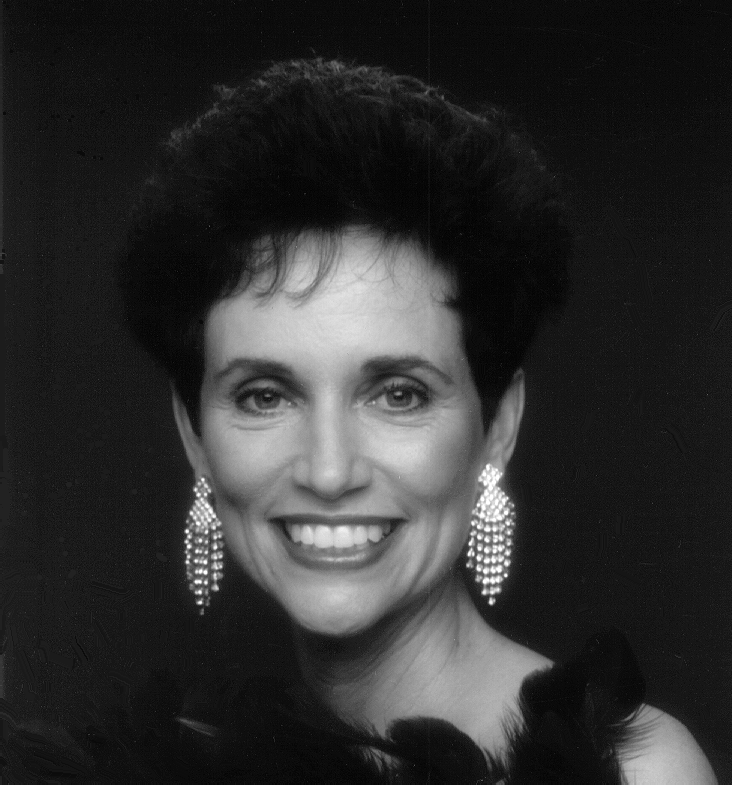
#> input picture images/woman.tif, 732 x 785 px, found by its file name
$ python main.py
#> lines starting #> are read from the running program, lines starting #| are printed output that depends on the picture; after the words box and inside, x2 and y2 are one past the last pixel; in counts of white or black regions, pixels touching at a corner belong together
### src/image_processor.py
import os
import numpy as np
import cv2
import matplotlib.pyplot as plt
from mpl_toolkits.mplot3d import Axes3D

class ImageProcessor:
    def __init__(self, image_path):
#> called with image_path = './images/woman.tif'
        self.image = cv2.imread(image_path, cv2.IMREAD_GRAYSCALE)
#> self.image is the input picture: shape (785, 732); min 0, max 255, mean 46.4
        if self.image is None:
            raise FileNotFoundError(f"Image not found at path: {image_path}")
        if len(self.image.shape) != 2:
            raise ValueError("Image should be grayscale.")
        print(f"Image loaded with shape: {self.image.shape}")
#| Image loaded with shape: (785, 732)

        self.image_fft = np.fft.fft2(self.image)
        self.image_fft_shifted = np.fft.fftshift(self.image_fft)
        self.rows, self.cols = self.image.shape
#> self.rows = 785; self.cols = 732

    def butterworth_filter(self, cutoff, order, filter_type='low'):
#> called with cutoff = 30, order = 2, filter_type = 'low'
        P, Q = self.image.shape
#> P = 785; Q = 732
        u = np.arange(P) - P / 2
#> u = 785 values from -392.5 to 391.5
        v = np.arange(Q) - Q / 2
#> v = 732 values from -366 to 365
        U, V = np.meshgrid(v, u)
        D = np.sqrt(U ** 2 + V ** 2)
        if filter_type == 'low':
            H = 1 / (1 + (D / cutoff) ** (2 * order))
        elif filter_type == 'high':
            H = 1 / (1 + (cutoff / D) ** (2 * order))
        else:
            raise ValueError("Filter type must be 'low' or 'high'")

        # Center the filter
        H = np.fft.fftshift(H)
        return H

    def apply_filter(self, filter_type, cutoff, order):
        H = self.butterworth_filter(cutoff, order, filter_type)
        # Resize filter to match image dimensions
        H_padded = np.zeros_like(self.image, dtype=np.float64)
        H_padded[:H.shape[0], :H.shape[1]] = H
        fshift_filtered = self.image_fft_shifted * H_padded
        f_filtered = np.fft.ifftshift(fshift_filtered)
        img_filtered = np.fft.ifft2(f_filtered)
        img_filtered = np.abs(img_filtered)
        self.plot_filter(H_padded, f'{filter_type.capitalize()} Filter', 'generated_images')
        return img_filtered, H_padded

    def high_emphasis_filter(self, a, b, cutoff, order, filter_type, show=False):
        HHP = self.butterworth_filter(cutoff, order, filter_type)
        # Resize filter to match image dimensions
        HHP_padded = np.zeros_like(self.image, dtype=np.float64)
        HHP_padded[:HHP.shape[0], :HHP.shape[1]] = HHP
        HHFE = a + b * HHP_padded
        if show:
            self.plot_filter(HHFE, 'High-Emphasis Filter', 'generated_images')
        return HHFE

    def plot_filter(self, H, title, save_dir):
#> called with title = 'Low Filter', save_dir = 'generated_images'
        plt.figure()
        plt.imshow(H, cmap='gray')
        plt.title(f'2D Visualization of {title}')
        plt.savefig(os.path.join(save_dir, f'{title}_2d.png'))  # Save as PNG
        plt.close()

        fig = plt.figure()
        ax = fig.add_subplot(111, projection='3d')
        X = np.arange(H.shape[0])
#> X = 785 values from 0 to 784
        Y = np.arange(H.shape[1])
#> Y = 732 values from 0 to 731
        X, Y = np.meshgrid(Y, X)
        ax.plot_surface(X, Y, H, cmap='viridis')
        plt.title(f'3D Visualization of {title}')
        plt.savefig(os.path.join(save_dir, f'{title}_3d.png'))  # Save as PNG
        plt.close()

    def save_image(self, img, filename, save_dir):
#> called with filename = 'lowpass_filtered_image.tif', save_dir = 'generated_images'
        img_uint8 = np.uint8(img)  # Convert to uint8 for saving
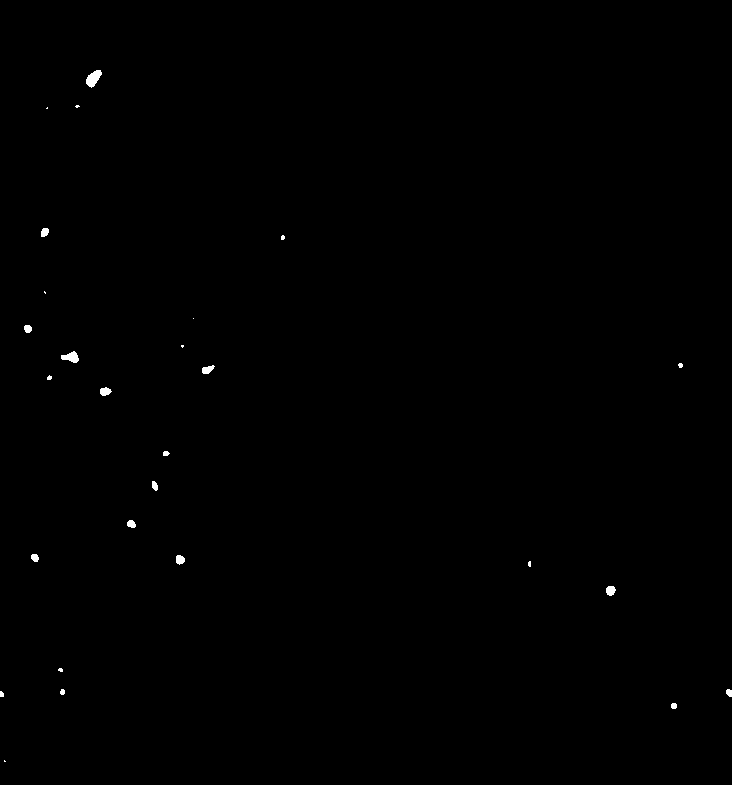
#> img_uint8: shape (785, 732); values 0 (black) and 1 (white), 0.2% white; 27 white regions (10 under 20 px), largest, box (x1, y1, x2, y2) and area: (86, 70, 102, 88) 172, (61, 351, 79, 363) 132, (606, 586, 616, 596) 78
        cv2.imwrite(os.path.join(save_dir, filename), img_uint8)

    def plot_results(self, img_lowpass, img_highpass, H_lowpass, H_highpass, save_dir):
#> called with save_dir = 'generated_images'
        plt.figure(figsize=(12, 6))
        plt.subplot(131), plt.imshow(self.image, cmap='gray'), plt.title('Original Image')
        plt.subplot(132), plt.imshow(img_lowpass, cmap='gray'), plt.title('Lowpass Filtered Image')
        plt.subplot(133), plt.imshow(img_highpass, cmap='gray'), plt.title('Highpass Filtered Image')
        plt.savefig(os.path.join(save_dir, 'filter_results.png'))  # Save as PNG
        plt.close()

        plt.figure(figsize=(12, 6))
        plt.subplot(121), plt.imshow(H_lowpass, cmap='gray'), plt.title('2D Lowpass Filter')
        plt.subplot(122), plt.imshow(H_highpass, cmap='gray'), plt.title('2D Highpass Filter')
        plt.savefig(os.path.join(save_dir, 'filter_2d.png'))  # Save as PNG
        plt.close()

        fig = plt.figure(figsize=(12, 6))
        ax = fig.add_subplot(121, projection='3d')
        X = np.arange(H_lowpass.shape[0])
        Y = np.arange(H_lowpass.shape[1])
        X, Y = np.meshgrid(Y, X)
        ax.plot_surface(X, Y, H_lowpass, cmap='viridis')
        plt.title('3D Lowpass Filter')
        ax = fig.add_subplot(122, projection='3d')
        ax.plot_surface(X, Y, H_highpass, cmap='viridis')
        plt.title('3D Highpass Filter')
        plt.savefig(os.path.join(save_dir, 'filter_3d.png'))  # Save as PNG
        plt.close()

    def histogram_equalization(self, image):
        equalized_image = cv2.equalizeHist(image.astype(np.uint8))
        return equalized_image

    def plot_histogram_equalization(self, original_image, equalized_image, save_dir):
        plt.figure(figsize=(12, 6))
        plt.subplot(121), plt.imshow(original_image, cmap='gray'), plt.title('Original Image')
        plt.subplot(122), plt.imshow(equalized_image, cmap='gray'), plt.title('Equalized Image')
        plt.savefig(os.path.join(save_dir, 'histogram_equalization.png'))  # Save as PNG
        plt.close()

### src/main.py
import os
import numpy as np
import cv2
import matplotlib.pyplot as plt
from image_processor import ImageProcessor
from constants import IMAGE_XRAY, IMAGE_WOMAN

if __name__ == '__main__':
    try:
        # Create the directory for saving images
        save_dir = 'generated_images'
        os.makedirs(save_dir, exist_ok=True)

        # Part (a): Apply Butterworth filters and plot results
        processor_woman = ImageProcessor(IMAGE_WOMAN)
        img_lowpass, H_lowpass = processor_woman.apply_filter('low', cutoff=30, order=2)
        img_highpass, H_highpass = processor_woman.apply_filter('high', cutoff=30, order=2)

        # Save images
        processor_woman.save_image(img_lowpass, 'lowpass_filtered_image.tif', save_dir)
        processor_woman.save_image(img_highpass, 'highpass_filtered_image.tif', save_dir)

        processor_woman.plot_results(img_lowpass, img_highpass, H_lowpass, H_highpass, save_dir)

        # Part (b): Create and plot high-emphasis filter
        a = 0.5
        b = 1.5
        HHFE = processor_woman.high_emphasis_filter(a, b, cutoff=30, order=2, filter_type='high', show=True)

        # Save high-emphasis filter
        processor_woman.save_image(HHFE, 'high_emphasis_filter.tif', save_dir)
#> call 3 of save_image, with filename = 'high_emphasis_filter.tif', save_dir = 'generated_images'
#> in save_image (call 3), `cv2.imwrite(os.path.join(save_dir, filename), img_uint8)`:
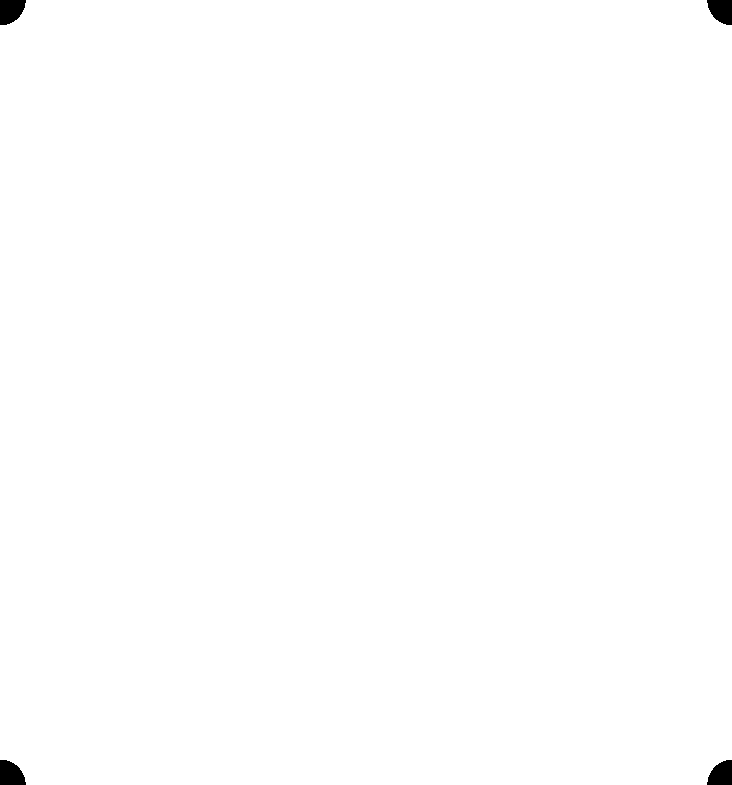
#> saved as high_emphasis_filter.tif: shape (785, 732); values 0 (black) and 1 (white), 99.7% white; 4 black regions, box (x1, y1, x2, y2) and area: (0, 0, 26, 25) 514, (0, 760, 26, 785) 514, (707, 0, 732, 25) 489, (707, 760, 732, 785) 489

        # Part (c): Test high-emphasis filter with chestXray.tif
        processor_xray = ImageProcessor(IMAGE_XRAY)
#> call 2 of __init__, with image_path = './images/chestXray.tif'
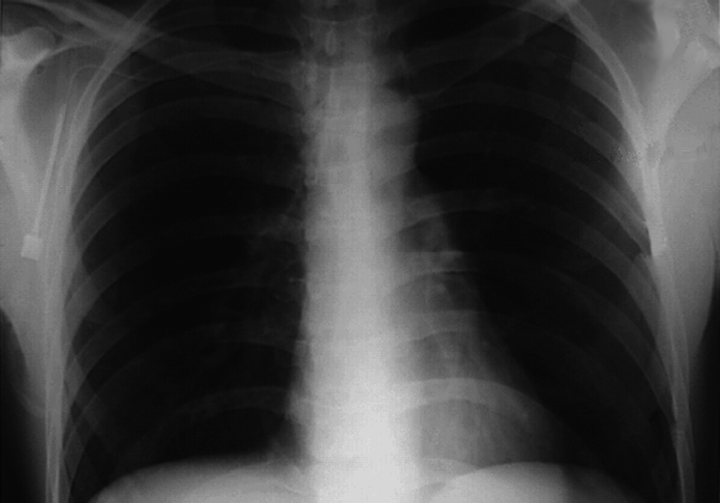
#> input picture images/chestXray.tif, 720 x 503 px, found by its file name
#> in __init__, self.image is the input picture: shape (503, 720); min 3, max 222, mean 59.9
#| Image loaded with shape: (503, 720)
        HHFE = processor_xray.high_emphasis_filter(a, b, cutoff=30, order=2, filter_type='high', show=True)
#> call 2 of high_emphasis_filter, with a = 0.5, b = 1.5, cutoff = 30, order = 2, filter_type = 'high', show = True
#> in high_emphasis_filter (call 2), `HHP_padded[:HHP.shape[0], :HHP.shape[1]] = HHP`:
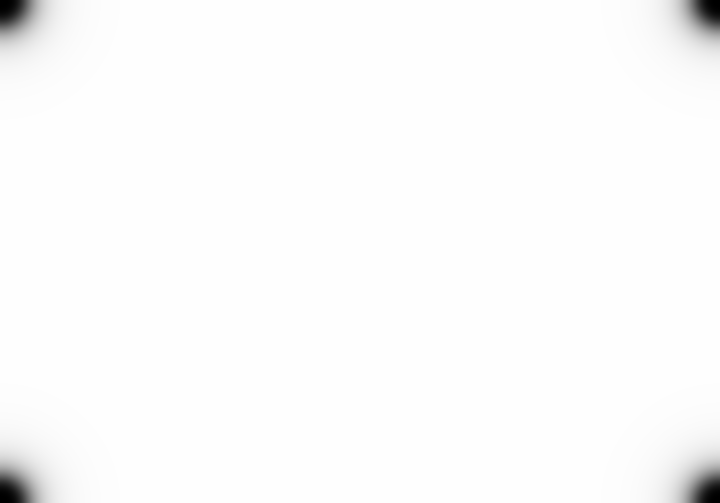
#> HHP_padded: shape (503, 720) float64; min 7.72e-08, max 1, mean 0.988
#> call 4 of plot_filter, with title = 'High-Emphasis Filter', save_dir = 'generated_images'
#> in plot_filter (call 4), `ax.plot_surface(X, Y, H, cmap='viridis')`:
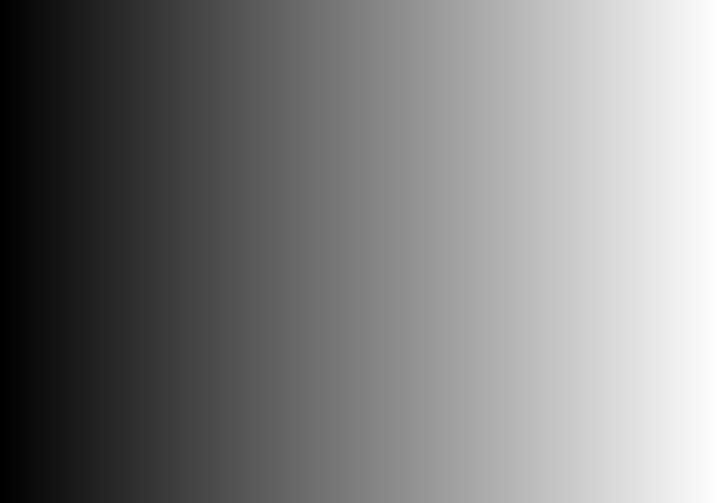
#> X: shape (503, 720) int64; min 0, max 719, mean 359.5; drawn with min black and max white

        # Spectrum before and after filtering
        plt.figure()
        plt.subplot(121), plt.imshow(np.log(1 + np.abs(processor_xray.image_fft_shifted)), cmap='gray'), plt.title('Original Spectrum')
        fshift_filtered = processor_xray.image_fft_shifted * HHFE
        plt.subplot(122), plt.imshow(np.log(1 + np.abs(fshift_filtered)), cmap='gray'), plt.title('Filtered Spectrum')
        plt.savefig(os.path.join(save_dir, 'spectrum_comparison.png'))  # Save as PNG
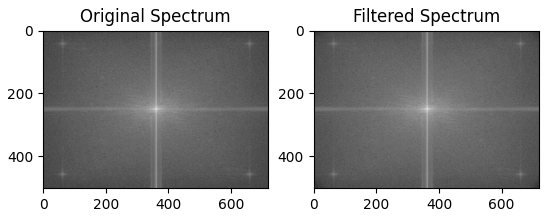
#> figure drawn by matplotlib, 2 panels
        plt.close()

        # Apply high-emphasis filter
        img_filtered = np.fft.ifft2(np.fft.ifftshift(fshift_filtered))
        img_filtered = np.abs(img_filtered)
#> img_filtered: shape (503, 720) float64

        # Histogram equalization
        img_equalized = processor_xray.histogram_equalization(img_filtered)
#> in histogram_equalization, `equalized_image = cv2.equalizeHist(image.astype(np.uint8))`:
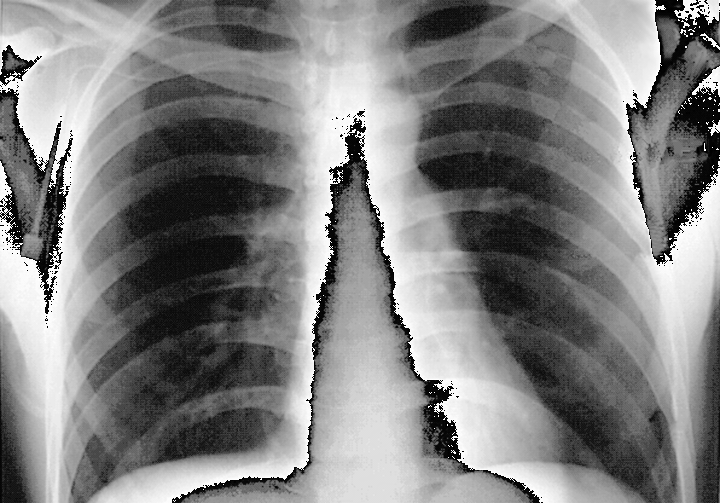
#> equalized_image: shape (503, 720); min 0, max 255, mean 128.6
        processor_xray.plot_histogram_equalization(img_filtered, img_equalized, save_dir)

        # Save histogram equalized image
        processor_xray.save_image(img_equalized, 'equalized_image.tif', save_dir)

    except Exception as e:
        print(f"An error occurred: {e}")
